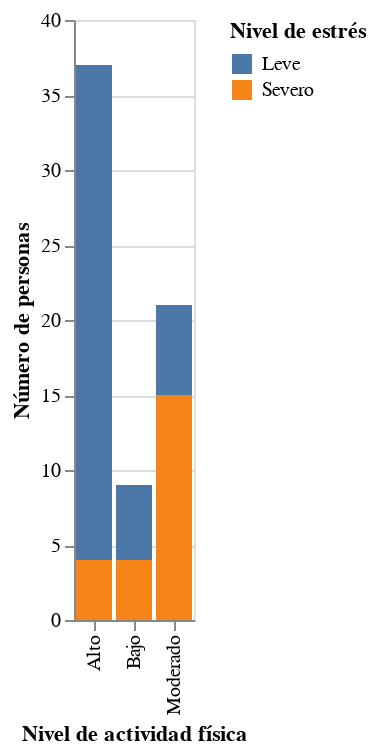

The notebook cell this image was saved under:
### Code cell
data = {
    "Nivel de actividad física": ["Bajo", "Bajo", "Moderado", "Moderado", "Alto", "Alto"],
    "Nivel de estrés": ["Leve", "Severo", "Severo", "Leve", "Leve", "Severo"],
    "Número de personas": [5, 4, 15, 6, 33, 4]
}

df = pd.DataFrame(data)

chart = alt.Chart(df).mark_bar().encode(
    x="Nivel de actividad física:N",
    y="Número de personas:Q",
    color="Nivel de estrés:N",
    tooltip=["Nivel de actividad física", "Nivel de estrés", "Número de personas"]
)
chart

### Figure 1 — Vega-Lite specification as saved in the notebook (floating-point values rounded to 4 significant figures)
{"config": {"view": {"continuousWidth": 400, "continuousHeight": 300}}, "data": {"name": "data-76d710328cda13b9c3522355a614866b"}, "mark": "bar", "encoding": {"color": {"field": "Nivel de estrés", "type": "nominal"}, "tooltip": [{"field": "Nivel de actividad física", "type": "nominal"}, {"field": "Nivel de estrés", "type": "nominal"}, {"field": "Número de personas", "type": "quantitative"}], "x": {"field": "Nivel de actividad física", "type": "nominal"}, "y": {"field": "Número de personas", "type": "quantitative"}}, "$schema": "https://vega.github.io/schema/vega-lite/v4.17.0.json", "datasets": {"data-76d710328cda13b9c3522355a614866b": [{"Nivel de actividad física": "Bajo", "Nivel de estrés": "Leve", "Número de personas": 5}, {"Nivel de actividad física": "Bajo", "Nivel de estrés": "Severo", "Número de personas": 4}, {"Nivel de actividad física": "Moderado", "Nivel de estrés": "Severo", "Número de personas": 15}, {"Nivel de actividad física": "Moderado", "Nivel de estrés": "Leve", "Número de personas": 6}, {"Nivel de actividad física": "Alto", "Nivel de estrés": "Leve", "Número de personas": 33}, {"Nivel de actividad física": "Alto", "Nivel de estrés": "Severo", "Número de personas": 4}]}}
